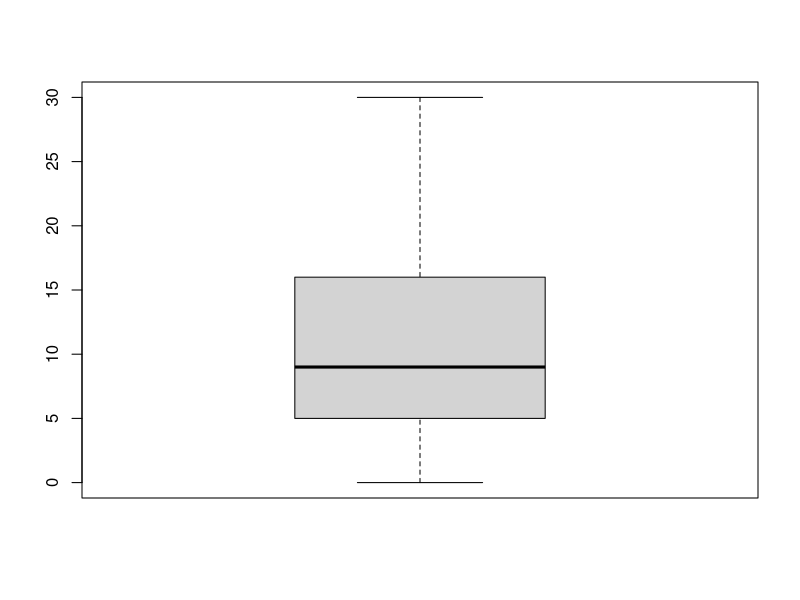
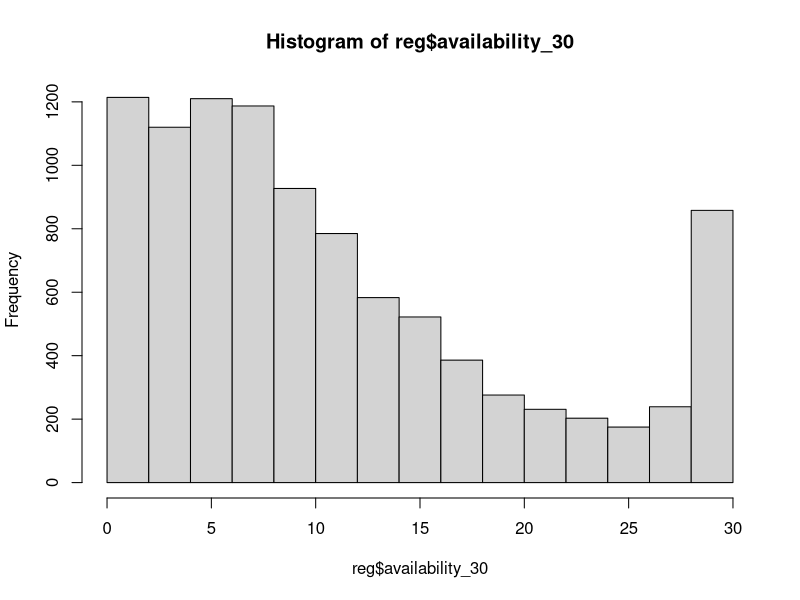
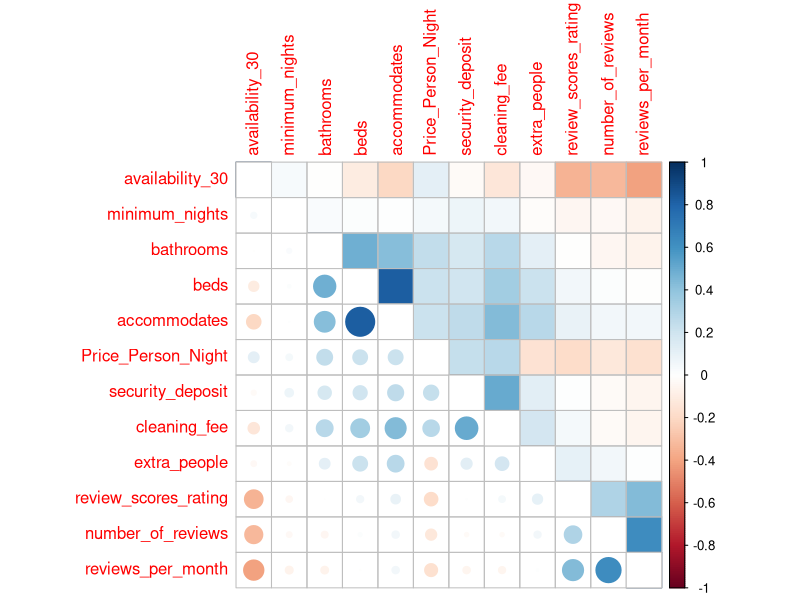
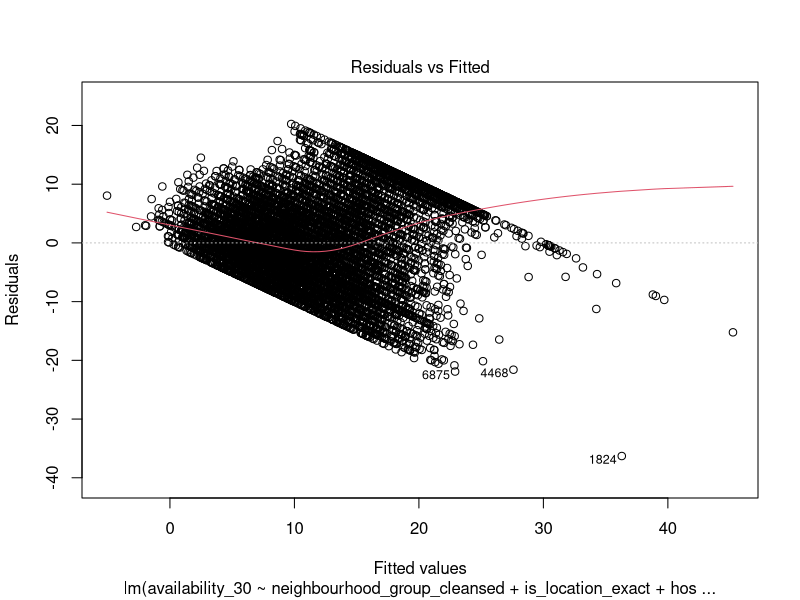
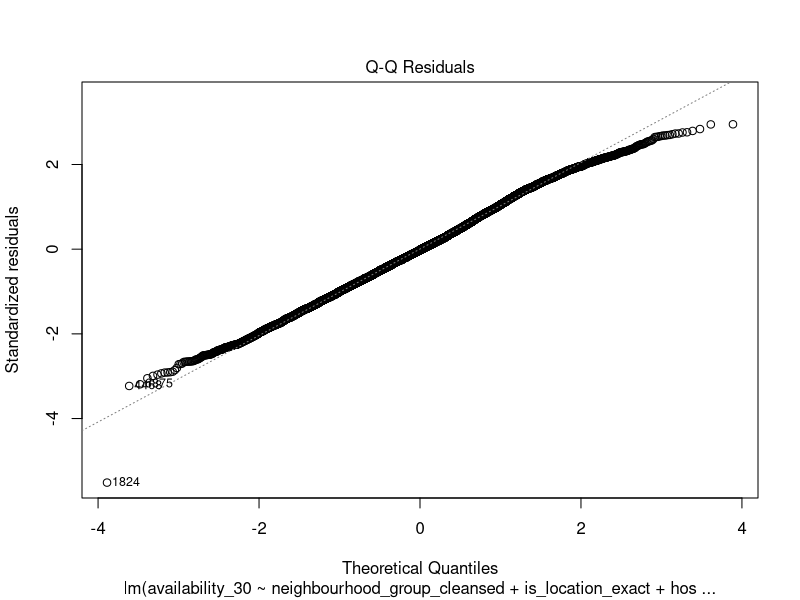
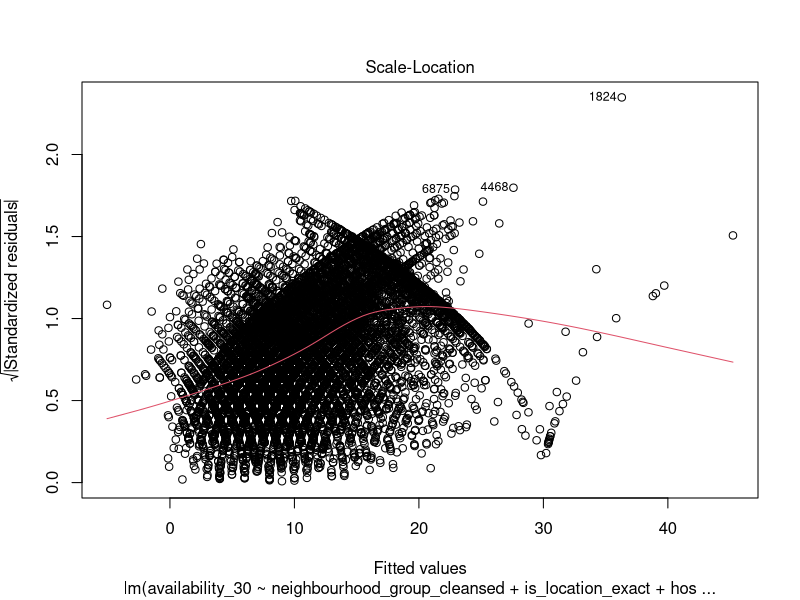
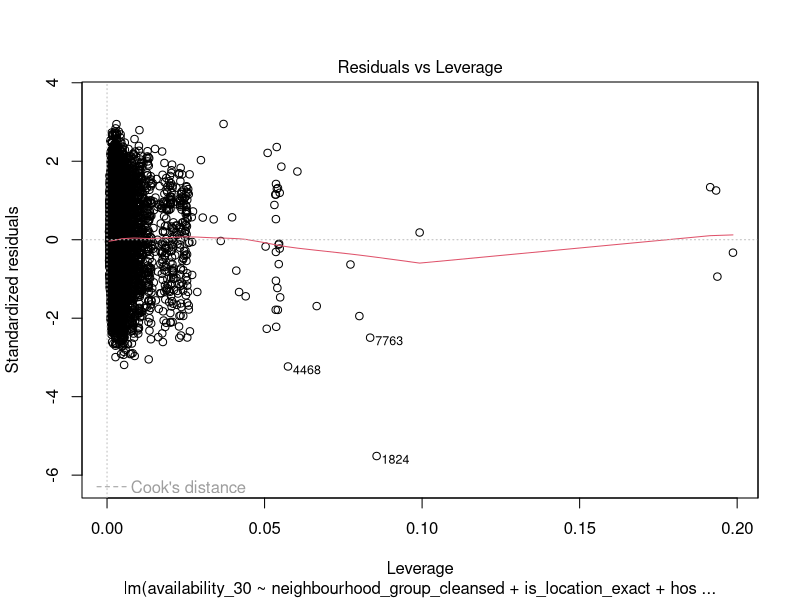
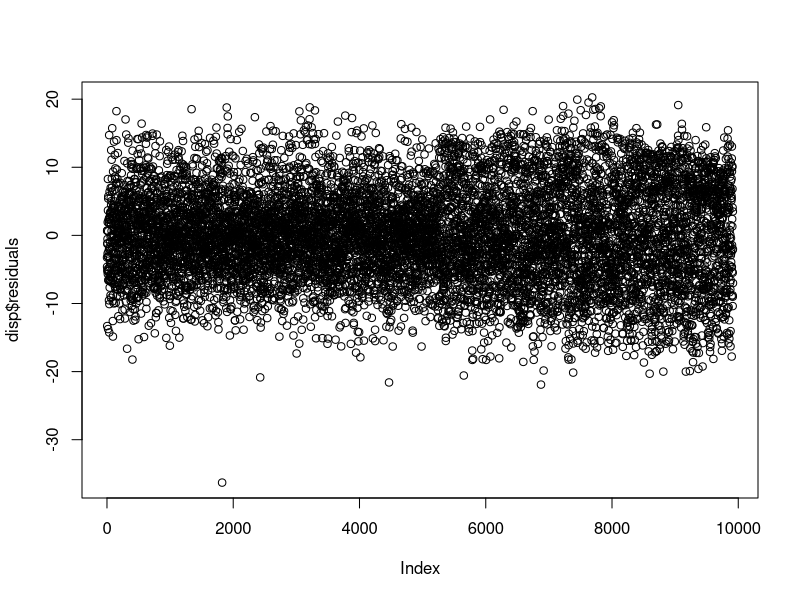

Write R code to recreate these figures, in order. (Note: this script raises an error after producing the figures.)

#..............................................................................................................
# TFM 
# MULTIPLE LINEAR REGRESSION ANALYSIS. 

# Objective: Explain/Predict occupancy rate of Madrid's Airbnb listings. 
# Method: Linear Regression
# Target Variable: Availability_30 (number of days in a  month each property is available for rent).
# Date: 10/20/2017
#..............................................................................................................

library(lattice)
library(caret)
library(car)
library(dplyr)
library(ggplot2)
library(corrplot)
#..............................................................................................................

##### 1) READ, EXPLORE, VISUALIZE "RLM.csv". File, cleaned and ready to be analized.  
reg <- read.csv('RLM.csv',stringsAsFactors = TRUE)
glimpse(reg)
summary(reg)

table(reg$availability_30)
boxplot(reg$availability_30)
hist(reg$availability_30)

# Select numeric features and check correlations
regcor <-reg[c('availability_30','bathrooms','beds','minimum_nights','Price_Person_Night','security_deposit','number_of_reviews',
               'reviews_per_month','cleaning_fee','extra_people','accommodates','review_scores_rating')]

corrplot.mixed(cor(regcor), lower="circle", upper="color", 
               tl.pos="lt", diag="n", order="hclust", hclust.method="complete")

#.....................................................................................................................
#### 3) FEATURE SELECTION 
train <-lm(availability_30 ~.,reg)
summary(train)

## SIMPLE LINEAR REGRESSION - PREDICTORS 
a<-lm(availability_30 ~ neighbourhood_group_cleansed,reg)
summary(a)

b<-lm(availability_30 ~ bathrooms,reg)
summary(b)

c<-lm(availability_30 ~ bedrooms,reg)
summary(b)

d<-lm(availability_30 ~ beds,reg)
summary(d)

e<-lm(availability_30 ~ guests_included,reg)
summary(e)

g<-lm(availability_30 ~ security_deposit,reg)
summary(g)

h<-lm(availability_30 ~ cancellation_policy,reg)
summary(h)

i<-lm(availability_30 ~ review_scores_accuracy,reg)
summary(i)

j<-lm(availability_30 ~ cleaning_fee,reg)
summary(j)

k<-lm(availability_30 ~ instant_bookable,reg)
 summary(k)
 
# With 27 predictors there are 2^27 combinations to consider. We cannot do it manually so we apply
# "step" function.
step(train, direction = 'backward')

# AIC=n*log(RSS/n)+2k,
# According to the Akaike Information Criteria (AIC) the best model is:
disp <- lm(availability_30 ~ neighbourhood_group_cleansed + host_identity_verified + 
              bathrooms + bedrooms + beds + minimum_nights + price + Price_Person_Night + 
              room_type + security_deposit + number_of_reviews + cancellation_policy + 
              reviews_per_month + review_scores_rating + review_scores_accuracy + 
              review_scores_value + extra_people + accommodates + host_is_superhost + 
              instant_bookable,reg)
summary(disp)

# Review_scores_rating has a p-value = 0.34, so we can infer there is no linear relationship with 
# the response variable; we remove it:
disp <- lm(availability_30 ~ neighbourhood_group_cleansed + is_location_exact + 
             host_identity_verified + bathrooms + bedrooms + beds + minimum_nights + 
             price + Price_Person_Night + room_type + security_deposit + 
             number_of_reviews + cancellation_policy + reviews_per_month + 
             review_scores_accuracy + review_scores_value + extra_people + 
             accommodates + host_is_superhost + instant_bookable,reg)

summary(disp)
plot(disp)
plot(disp$residuals)
# Lets try other models removing neighbourhood and  non significant variables:
disp2 <- lm(availability_30 ~ is_location_exact + bathrooms + 
              beds + maximum_nights + Price_Person_Night + 
              room_type + security_deposit +  number_of_reviews + 
              cancellation_policy + reviews_per_month + review_scores_rating + 
              review_scores_value + extra_people + guests_included + accommodates + 
              host_is_superhost + instant_bookable,reg)
summary(disp2)
plot(disp2)

disp3 <- lm(availability_30 ~ is_location_exact + host_identity_verified + bedrooms+ bathrooms + price +Price_Person_Night + 
              minimum_nights + room_type + security_deposit +  number_of_reviews + reviews_per_month +
              cancellation_policy + review_scores_rating + review_scores_value +extra_people + 
              guests_included + accommodates + host_is_superhost + instant_bookable,reg)
summary(disp3)
plot(disp3)

disp4 <-  lm(availability_30 ~ neighbourhood_group_cleansed + is_location_exact + host_identity_verified +Price_Person_Night + 
               minimum_nights+room_type + security_deposit +  number_of_reviews + reviews_per_month +
               cancellation_policy + review_scores_rating + review_scores_value +extra_people + guests_included+
               host_is_superhost + instant_bookable,reg)
summary(disp4)
plot(disp4)

# ANOVA-MODEL COMPARISON
anova(disp,disp2)
anova(disp,disp4)

# Although there are not remarkable differences, none of them beats disp. It looks like less predictors affect the performance of the alternative models.
# Model disp has the highest R² adjusted, 0.369, better than the other posibilities. So we select disp. 

#.................................................................................................................
## 4) MULTICOLLINEARITY
# Variance Inflaction Factor (vif). VIF = 1/1-R²
vif(disp)

# "Review_scores_acuracy" and "Review_scores_value" are correlated; Given that R_S_accuracy was not very
# significant we remove it.
# Price is also showing value above 5, obviously is correlated with price_per_person so we remove it as well.
disp <- lm(availability_30 ~ neighbourhood_group_cleansed + is_location_exact + 
             host_identity_verified + bathrooms + bedrooms + beds + minimum_nights + 
             Price_Person_Night + room_type + security_deposit + 
             number_of_reviews + cancellation_policy + reviews_per_month + 
             review_scores_value + extra_people + 
             accommodates + host_is_superhost + instant_bookable,reg)
vif(disp)

# All values under 5. No multicollinearity

#........................................................................................................
## 4) VARIANCE ANALYSIS.
# Confirmation of predictors significance:
Anova(disp)

# Variables "beds","bedrooms" and "accommodates" are not significant. Deleted.
# So finallly the model is as follows:
disp <- lm(availability_30 ~ neighbourhood_group_cleansed + is_location_exact + 
             host_identity_verified + bathrooms + minimum_nights + 
             Price_Person_Night + room_type + security_deposit + 
             number_of_reviews + cancellation_policy + reviews_per_month + 
             review_scores_value + extra_people + host_is_superhost + instant_bookable,reg)

summary(disp)

# After removing these predictors, R² adjusted has slightly decreased to 0.368. Such a low difference is a 
# confirmation that those variables were redundant.

#....................................................................................................................
##  5) RESIDUALS ANALYSIS. 
#    Linear regression hypothesis check:
# 1) Linear: E(r) = 0. Residuals vs fitted plot shows there is a slight 'u' shape pattern and thus non-linearity of the 
#    response-predictor relationships.
plot(disp)

# 2) Equal Variance: residuals vs fitted plot shows lack of homocedasticity.
plot(dispb)

# 3) Normal distribution: ok, residuals follow a Normal distribution.
hist(dispb$residuals)

# 4) Cov(e) = 0. Resduals correlation check  through Durbin-Watson test.
durbinWatsonTest(disp)

# P-value = 0.33 so we fail to accept Ho and therefore infer that residuals are correlated.
# Possible transformations in order to fix heterocedasticity and non linear relationship:
# a) Polynomial regression, lm cannot convert to a quadratic form due to the number of predictors.
# b) Logaritmic, response variable availability_30 has many zeroes, log(0) = inf. 

#.........................................................................................................
#### 6) MODEL ANALYSIS: CONCLUSIONS
# Evaluation:
# The final model has a R² adjusted = 0.368. This is to say that only 36% of the total variance of
# an Airbnb listing availability is explained by our regression model (disp).Then the prediction capacity or the 
# model is poor.
# However, it provides some useful information for landlords like the variables that may affect the availability:
# R summary function displays the results of a hypothesis contrast with F statistic where null hypothesis states that
# there is no linear relationship between availability_30 and the predictors (b1=b2=...bi=0). A p-value < 2.2e-16 allows us to
# reject Ho, or allows us to predict with more than 99% level of confidence that predictors are associated with the 
# availability of listings in Madrid. 
#
# The most interesting findings of the analysis regards to neighbourhoods and room type:
# According to the model Villa de Vallecas,Fuencarral - el pardo,or Barajas are neighbourhoods that increase the 
# availability of o property in Airbnb. These areas are a handicap for maximizing occupancy.
# On the other hand, Centro and Salamanca appear as drivers of higher occupancy rates.
# 
# Listings of Private rooms(room_type) increase the availability of properties in aproximately 5 days (model residuals 
# did not respect hyphotesis so coefficients are biased). 

# Surprisingly "cancelation policy strict and moderate", instead of flexible, reduce the availability.  

#.............................................................................................................
# 7) RECOMMENDATION FOR INVESTORS/LANDLORDS TO MAXIMIZE OCCUPANCY RATE ON AIRBNB PLATFORM.

# 1) Avoid the following districts: Vallecas, Fuerncarral, Barajas, Carabanchel.
# 2) If possible, overweight districts Centro and Salamanca.
# 3) List Entire homes or appartments. Ignore rooms.
# 4) Set the following parameters:
#     - Location exact: yes
#     - Verify host id: yes
#     - instant bookable: yes
#     - Cancellation Policy: moderate
# 5) Pay special attention to:
#     - Price: bear in mind that guests pay more attention to price per person rather than to overall price.
#     - Minimum nights. Greed is not recommended

#.............................................................................................................
